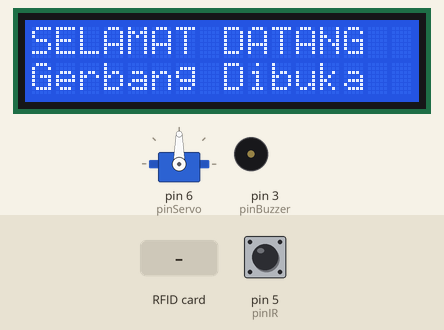
Bench run of a sketch on a simulated Arduino Uno, built with avr-gcc and run on an emulated ATmega328P. Parts: 16×2 character LCD, servo, buzzer (waves = sounding, pin HIGH). The test bench sets the inputs (shaded band); at power-on: pin 5 (pinIR) LOW. Pins used as bus, display or sensor lines are not drawn; what the sketch prints to the serial monitor is not drawn.

Above: at 2.6 s.
2.7 s: RFID card 5E 7A 19 C4 held to the reader
At 4.1 s:
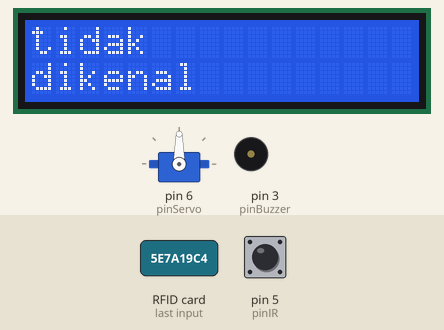
4.8 s: RFID card 0A A8 90 15 held to the reader
At 5.1 s:
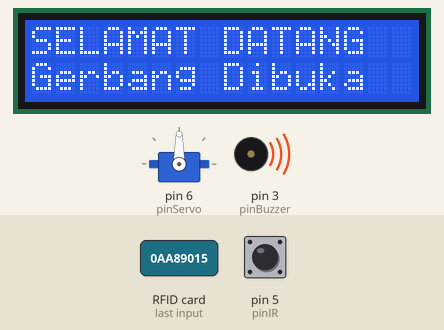
6.6 s: pin 5 (pinIR) pulsed HIGH 2 times (0.12 s each, 0.3 s apart)
At 8.1 s:
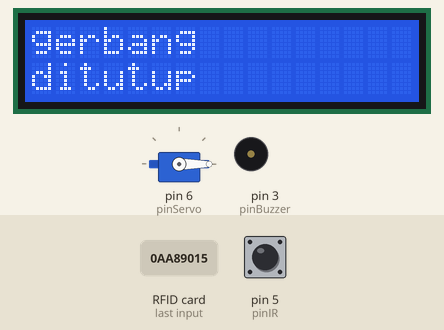
8.7 s: RFID card 5E 7A 19 C4 held to the reader
At 10.3 s:
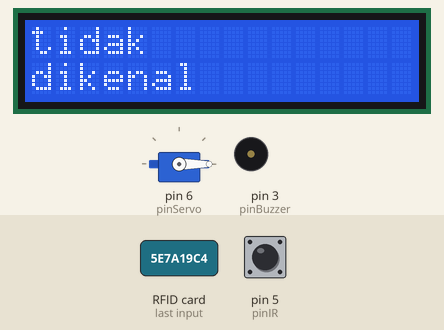
Timing chart, 0 to 11.8 s (numbered marks = the images above; inputs shaded):
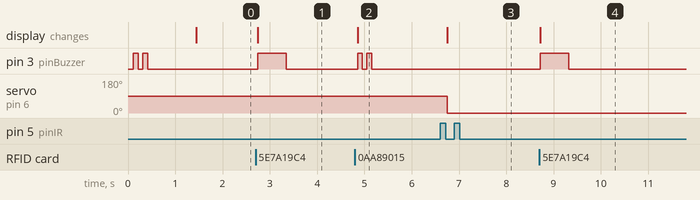

The sketch:

10_servochallenge.ino
```cpp
// Download Library LiquidCrystal_I2C
#include <LiquidCrystal_I2C.h>
#include <MFRC522.h>
#include <SPI.h>
#include <Servo.h>

// INISIALISASI
int SS_PIN = 10;
int RST_PIN = 9;
int pinBuzzer = 3;
int pinIR = 5;
int pinServo = 6;

String uidString;
int prev = 1;
int gateState = 0;

// Inisialisasi pembuatan variable
// harus cari alamatnnya dulu -> I2C scanner arduino
// pakai library wire
LiquidCrystal_I2C lcd(0x27, 16, 2);

// RFID
MFRC522 mfrc522(SS_PIN, RST_PIN);

// Servo
Servo myservo;

void twoBuzz() {
  digitalWrite(pinBuzzer, HIGH);
  delay(100);
  digitalWrite(pinBuzzer, LOW);
  delay(100);
  digitalWrite(pinBuzzer, HIGH);
  delay(100);
  digitalWrite(pinBuzzer, LOW);
  delay(1000);
  Serial.println("twobuzz");
}

void longBuzz() {
  digitalWrite(pinBuzzer, HIGH);
  delay(600);
  digitalWrite(pinBuzzer, LOW);
  delay(1000);
}

void lcdWrite(String top, String bot) {
  // Program yang akan dijalankan berulang-ulang
  lcd.clear(); // Untuk Menghapus karakter pada LCD
  lcd.setCursor(0, 0);
  lcd.print(top);
  lcd.setCursor(0, 1);
  lcd.print(bot);
}

void readRFID() {

  String pembatas = "-";
  String content = "";
  byte letter;
  if (!mfrc522.PICC_ReadCardSerial()) {
    return;
  }
  for (byte i = 0; i < mfrc522.uid.size; i++) {
    Serial.print(mfrc522.uid.uidByte[i] < 0x10 ? "0" : "");
    Serial.print(mfrc522.uid.uidByte[i], HEX);
    content.concat(String(mfrc522.uid.uidByte[i] < 0x10 ? "0" : ""));
    content.concat(String(mfrc522.uid.uidByte[i], HEX));
  }
  uidString = content;
  uidString.toUpperCase();
}

int isIRRising() {

  int readIR = digitalRead(pinIR);
  if (prev == 1 && readIR == 0) {
    prev = readIR;

    Serial.println("isRising");
    return 1;
  }
  prev = readIR;
  return 0;
}

void setup() {
  // Menentukan Fungsionalitas dari PIN pada Microcontroller
  Serial.begin(9600);
  pinMode(pinBuzzer, OUTPUT);
  pinMode(pinIR, INPUT);
  SPI.begin();
  mfrc522.PCD_Init(); // Initiate MFRC522
  lcd.begin();
  twoBuzz();
  Serial.println("selamat datang");
  lcdWrite("SELAMAT DATANG", "Gerbang Dibuka");
  myservo.attach(pinServo);
}

void loop() {

  int masuk;
  // Select one of the cards

  if (mfrc522.PICC_IsNewCardPresent() && gateState == 0) {
    masuk = isIRRising();
    Serial.println("masuk");
    readRFID();
    // print UID
    Serial.print("UID tag=");
    Serial.println(uidString);
    Serial.print("Message: ");
    if (uidString == "0AA89015") {
      lcdWrite("SELAMAT DATANG", "Gerbang Dibuka");
      myservo.write(90);
      Serial.println("selamat datang");
      gateState = 1;
      twoBuzz();
    } else {
      Serial.println("tidak dikenal");
      lcdWrite("tidak", "dikenal");
      longBuzz();
    }
  } else if (gateState == 1) {
    masuk = isIRRising();
    if (masuk == 1) {

      Serial.println("gerbang ditutup");
      lcdWrite("gerbang", "ditutup");
      myservo.write(0);
      gateState = 0;
    }
  }
}
```

Measured:
- after the input at 2.7 s, pin 3 (pinBuzzer): LOW → HIGH at once, → LOW 0.60 s later; the display: changes at once (image 1)
- after the input at 4.8 s, pin 3 (pinBuzzer): alternates HIGH for 0.10 s and LOW for 0.10 s, 4 changes in all, then stays LOW, starting after 0.05 s; the display: changes after 0.05 s (image 2)
- after the input at 6.6 s, servo on pin 6 (pinServo): 90° → 0° after 0.15 s; the display: changes after 0.15 s (image 3)
- after the input at 8.7 s, pin 3 (pinBuzzer): LOW → HIGH at once, → LOW 0.60 s later; the display: changes at once (image 4)
